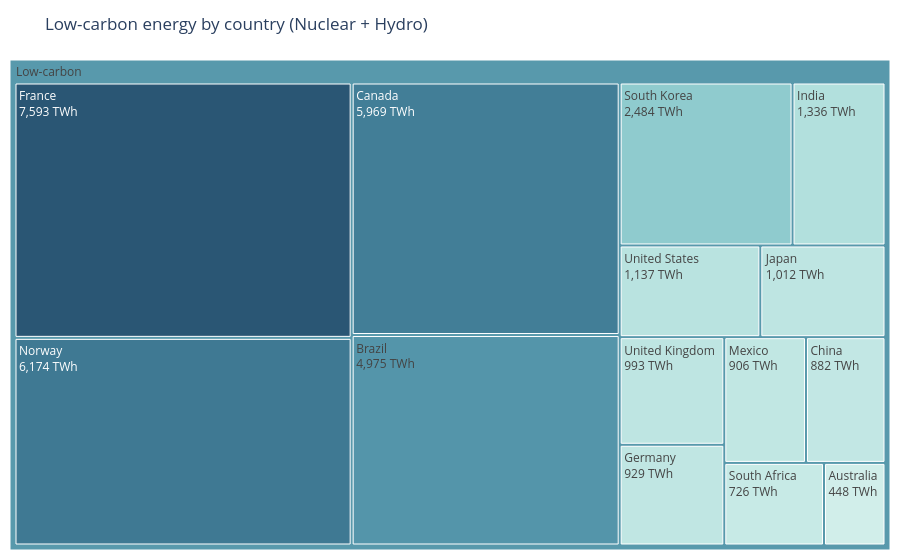
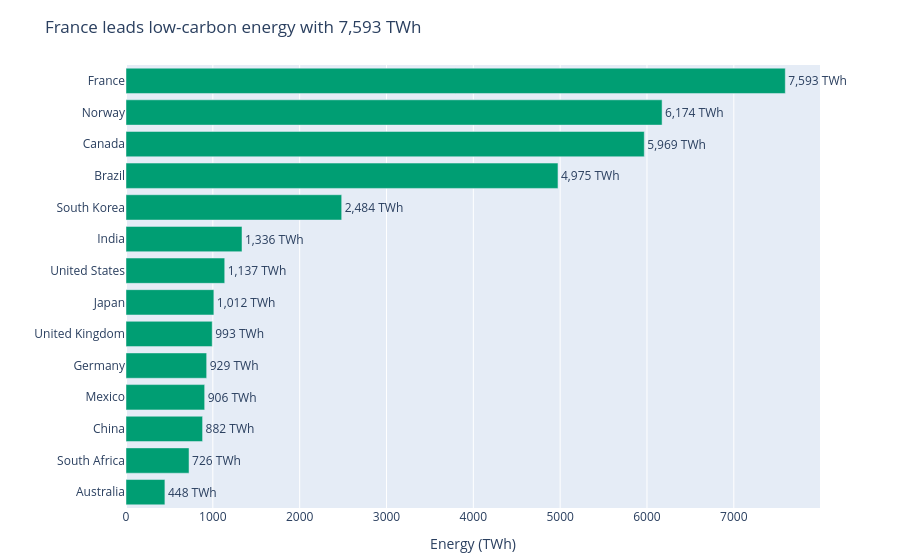

The notebook cell these images were saved under, in order:
### Markdown cell above
## Task 2 — Treemap vs bar: low-carbon energy by country

**What to build:** Build **both** a treemap and a horizontal bar chart showing total low-carbon TWh (Nuclear + Hydro) per country. Then answer the question in a markdown cell below.

**Requirements:**
- Filter to `Source_Type == 'Low-carbon'` and aggregate TWh by country
- Treemap: single-level `path=['All', 'Country']` with a dummy root node labelled `'Low-carbon'`
- Bar chart: sorted by TWh, horizontal orientation, CVD-safe colour
- Both charts show TWh values, not percentages
- Insight title on the bar chart naming the leading country

### Code cell
# Task 2 — charts
# YOUR CODE HERE
# Task 2 — low-carbon treemap and horizontal ranking bar chart
df_low_carbon = df.loc[df['Source_Type'] == 'Low-carbon']
low_carbon_by_country = (
    df_low_carbon.groupby('Country', as_index=False)['TWh'].sum()
    .sort_values('TWh', ascending=False)
)
low_carbon_by_country['All'] = 'Low-carbon'  # dummy root required for the hierarchy

fig2_tree = px.treemap(
    low_carbon_by_country,
    path=['All', 'Country'],
    values='TWh',
    color='TWh',
    color_continuous_scale='Teal',
    title='Low-carbon energy by country (Nuclear + Hydro)'
)
fig2_tree.update_traces(
    texttemplate='%{label}<br>%{value:,.0f} TWh',
    hovertemplate='%{label}<br>%{value:,.1f} TWh<extra></extra>'
)
fig2_tree.update_layout(coloraxis_showscale=False, margin=dict(t=60, l=10, r=10, b=10))
fig2_tree.show()

leader = low_carbon_by_country.iloc[0]
fig2_bar = px.bar(
    low_carbon_by_country.sort_values('TWh', ascending=True),
    x='TWh', y='Country', orientation='h',
    text='TWh',
    color_discrete_sequence=['#009E73'],
    title=f"{leader['Country']} leads low-carbon energy with {leader['TWh']:,.0f} TWh"
)
fig2_bar.update_traces(texttemplate='%{text:,.0f} TWh', textposition='outside', cliponaxis=False)
fig2_bar.update_layout(xaxis_title='Energy (TWh)', yaxis_title='', showlegend=False,
                       margin=dict(t=65, l=10, r=80, b=10))
fig2_bar.show()

### Figure 1 — Plotly figure (JSON) as saved in the notebook; plotly's stock layout.template omitted (floating-point values rounded to 4 significant figures)
{"data": [{"branchvalues": "total", "customdata": [[7593.0], [6174.0], [5969.0], [4975.0], [2484.0], [1336.0], [1137.0], [1012.0], [993.0], [929.0], [906.0], [882.0], [726.0], [448.0], [4797.0]], "domain": {"x": [0, 1], "y": [0, 1]}, "hovertemplate": "%{label}<br>%{value:,.1f} TWh<extra></extra>", "ids": ["Low-carbon/France", "Low-carbon/Norway", "Low-carbon/Canada", "Low-carbon/Brazil", "Low-carbon/South Korea", "Low-carbon/India", "Low-carbon/United States", "Low-carbon/Japan", "Low-carbon/United Kingdom", "Low-carbon/Germany", "Low-carbon/Mexico", "Low-carbon/China", "Low-carbon/South Africa", "Low-carbon/Australia", "Low-carbon"], "labels": ["France", "Norway", "Canada", "Brazil", "South Korea", "India", "United States", "Japan", "United Kingdom", "Germany", "Mexico", "China", "South Africa", "Australia", "Low-carbon"], "marker": {"coloraxis": "coloraxis", "colors": [7593.0, 6174.0, 5969.0, 4975.0, 2484.0, 1336.0, 1137.0, 1012.0, 993.0, 929.0, 906.0, 882.0, 726.0, 448.0, 4797.0]}, "name": "", "parents": ["Low-carbon", "Low-carbon", "Low-carbon", "Low-carbon", "Low-carbon", "Low-carbon", "Low-carbon", "Low-carbon", "Low-carbon", "Low-carbon", "Low-carbon", "Low-carbon", "Low-carbon", "Low-carbon", ""], "texttemplate": "%{label}<br>%{value:,.0f} TWh", "type": "treemap", "values": [7593.0, 6174.0, 5969.0, 4975.0, 2484.0, 1336.0, 1137.0, 1012.0, 993.0, 929.0, 906.0, 882.0, 726.0, 448.0, 35560.0]}], "layout": {"coloraxis": {"colorbar": {"title": {"text": "TWh"}}, "colorscale": [[0, "rgb(209, 238, 234)"], [0.1667, "rgb(168, 219, 217)"], [0.3333, "rgb(133, 196, 201)"], [0.5, "rgb(104, 171, 184)"], [0.6667, "rgb(79, 144, 166)"], [0.8333, "rgb(59, 115, 143)"], [1, "rgb(42, 86, 116)"]], "showscale": false}, "legend": {"tracegroupgap": 0}, "margin": {"b": 10, "l": 10, "r": 10, "t": 60}, "title": {"text": "Low-carbon energy by country (Nuclear + Hydro)"}}}

### Figure 2 — Plotly figure (JSON) as saved in the notebook; plotly's stock layout.template omitted (floating-point values rounded to 4 significant figures)
{"data": [{"cliponaxis": false, "hovertemplate": "TWh=%{text}<br>Country=%{y}<extra></extra>", "legendgroup": "", "marker": {"color": "#009E73", "pattern": {"shape": ""}}, "name": "", "orientation": "h", "showlegend": false, "text": [448.0, 726.0, 882.0, 906.0, 929.0, 993.0, 1012.0, 1137.0, 1336.0, 2484.0, 4975.0, 5969.0, 6174.0, 7593.0], "textposition": "outside", "texttemplate": "%{text:,.0f} TWh", "type": "bar", "x": [448.0, 726.0, 882.0, 906.0, 929.0, 993.0, 1012.0, 1137.0, 1336.0, 2484.0, 4975.0, 5969.0, 6174.0, 7593.0], "xaxis": "x", "y": ["Australia", "South Africa", "China", "Mexico", "Germany", "United Kingdom", "Japan", "United States", "India", "South Korea", "Brazil", "Canada", "Norway", "France"], "yaxis": "y"}], "layout": {"barmode": "relative", "legend": {"tracegroupgap": 0}, "margin": {"b": 10, "l": 10, "r": 80, "t": 65}, "showlegend": false, "title": {"text": "France leads low-carbon energy with 7,593 TWh"}, "xaxis": {"anchor": "y", "domain": [0, 1], "title": {"text": "Energy (TWh)"}}, "yaxis": {"anchor": "x", "domain": [0, 1], "title": {"text": ""}}}}
